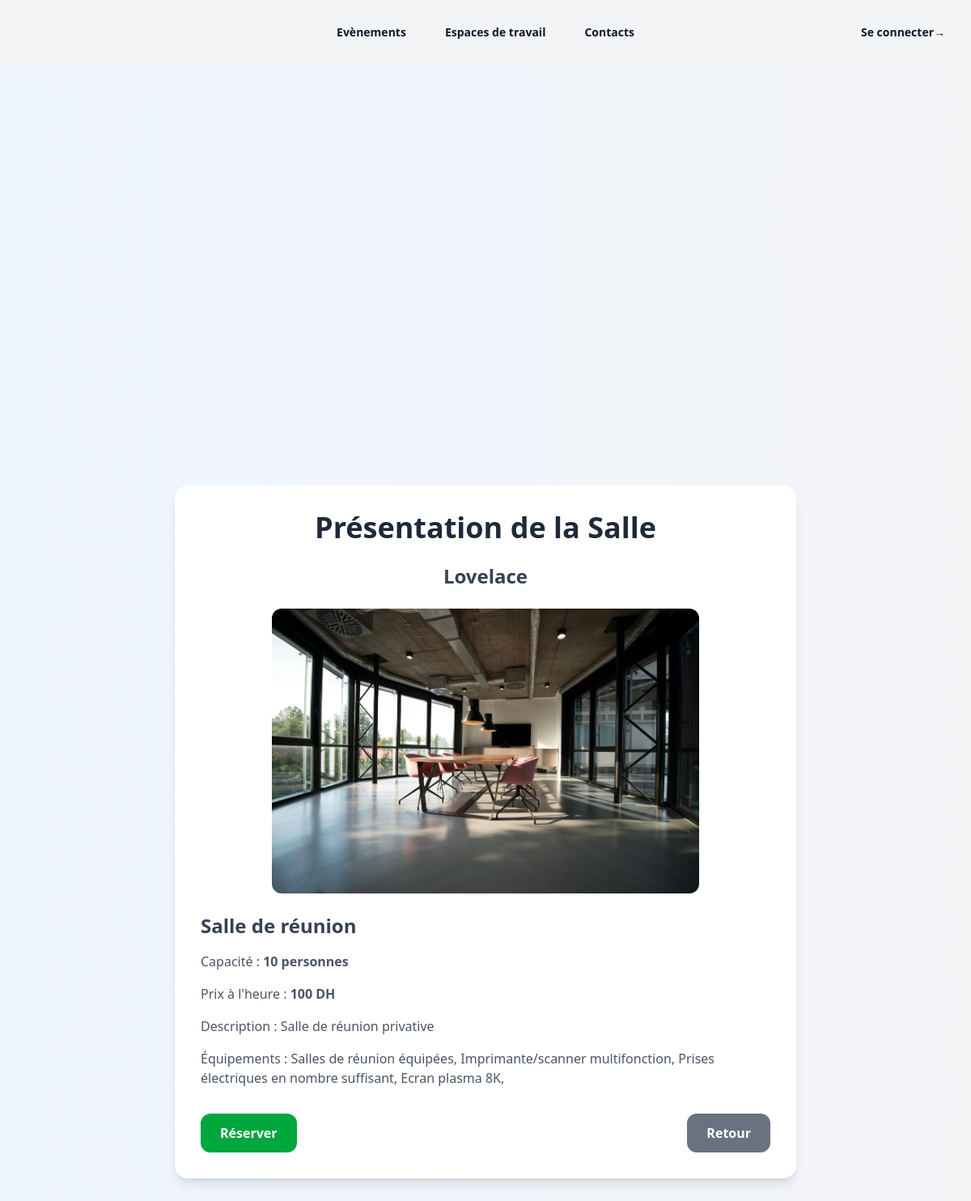
Screenshot of /Coworking/pages/salle_details.php?idd=14 with the database file from the repository.
### tables this page shows
CREATE TABLE IF NOT EXISTS `salle` (
  `id` int NOT NULL AUTO_INCREMENT,
  `nom` varchar(255) DEFAULT NULL,
  `description` varchar(255) DEFAULT NULL,
  `capacite` int DEFAULT NULL,
  `image` varchar(255) DEFAULT NULL,
  `price` double DEFAULT NULL,
  `type_id` int DEFAULT NULL,
  PRIMARY KEY (`id`),
  KEY `type_id` (`type_id`)
);

CREATE TABLE IF NOT EXISTS `type` (
  `id` int NOT NULL AUTO_INCREMENT,
  `nom` varchar(100) DEFAULT NULL,
  PRIMARY KEY (`id`)
);

CREATE TABLE IF NOT EXISTS `equipement` (
  `id` int NOT NULL AUTO_INCREMENT,
  `nom` varchar(255) DEFAULT NULL,
  PRIMARY KEY (`id`)
);

### Coworking/classe/Salle.php (called while the page is built, shortened)
<?php
require_once '../classe/Type.php';
require_once '../classe/Equipement.php';
class Salle {
    private int $id;
    private string $nom;
    private string $description;
    private int $capacite;
    private string $image;
    private float $price;
    private Type $type;
    private array $equipements = [];
    public function __construct(int $id, string $nom, string $description, int $capacite, string $image, float $price,Type $type) {
        $this->id = $id;
        $this->nom = $nom;
        $this->description = $description;
        $this->capacite = $capacite;
        $this->image = $image;
        $this->price = $price;
        $this->type = $type;
    }
    public function getId() {
        return $this->id;
    }
    public function getNom() {
        return $this->nom;
    }
    public function getDescription() {
        return $this->description;
    }
    public function getCapacite() {
        return $this->capacite;
    }
    public function getImage() {
        return $this->image;
    }
    public function getPrice() {
        return $this->price;
    }
    public function getType() {
        return $this->type;
    }
    public function ajouterEquipement(Equipement $equipement): void {
        $this->equipements[] = $equipement;
    }
    public function getEquipements(): array {
        return $this->equipements;
    }
    public static function getSalleById(int $id): ?Salle {
        $pdo = Database::connect();
        $stmt = $pdo->prepare("SELECT * FROM salle WHERE id = :id");
        $stmt->bindParam(':id', $id, PDO::PARAM_INT);
        $stmt->execute();
        $data = $stmt->fetch(PDO::FETCH_ASSOC);
        if ($data) {
            $type = Type::getTypeById($data['type_id']);
            $salle = new Salle($data['id'], $data['nom'],$data['description'],$data['capacite'],$data['image'], $data['price'], $type);
            $equipements = self::getEquipementsForSalle($id);
            foreach ($equipements as $equipementData) {
                $equipement = new Equipement($equipementData['id'], $equipementData['nom']);
                $salle->ajouterEquipement($equipement);
            }
            return $salle;
        }
        return null;
    }
    public static function getEquipementsForSalle(int $salleId): array {
        $pdo = Database::connect();
        $stmt = $pdo->prepare("
            SELECT equipement.* FROM equipement
            JOIN salle_equipement ON equipement.id = salle_equipement.equipement_id
            WHERE salle_equipement.salle_id = :salle_id
        ");
        $stmt->bindParam(':salle_id', $salleId, PDO::PARAM_INT);
        $stmt->execute();
        return $stmt->fetchAll(PDO::FETCH_ASSOC);
    }
}

### Coworking/classe/Type.php (called while the page is built, shortened)
<?php
require_once 'Salle.php';
class Type {
    private string $nom;
    public function __construct(int $id, string $nom) {
        $this->nom = $nom;
    }
    public function getNom() {
        return $this->nom;
    }
    public static function getTypeById(int $id): ?Type {
        $pdo = Database::connect();
        $stmt = $pdo->prepare("SELECT * FROM \ttype WHERE id = :id");
        $stmt->bindParam(':id', $id, PDO::PARAM_INT);
        $stmt->execute();
        $data = $stmt->fetch(PDO::FETCH_ASSOC);
        if ($data) {
            return new Type($data['id'], $data['nom']);
        }
        return null;
    }
}

### Coworking/classe/Equipement.php (called while the page is built, shortened)
<?php
class Equipement {
    private string $nom;
    public function __construct(int $id, string $nom) {
        $this->nom = $nom;
    }
    public function getNom() {
        return $this->nom;
    }
}

### Coworking/pages/salle_details.php (the view, shortened to what this page needs)
<?php
    require_once '../classe/Equipement.php';
    require_once '../classe/Salle.php';
    require_once '../classe/Type.php';
    $salle = null;
    if (isset($_GET['idd'])) {
          $salle = Salle::getSalleById(intval($_GET['idd']));
    }
?>
<?php
    $title = "Présentation Salle";
    include("../component/header.php");
?>
<div class="bg-gradient-to-r mx-auto from-blue-50 to-gray-100 min-h-screen flex items-center justify-center p-6">
    <div class="bg-white rounded-2xl shadow-lg w-full max-w-3xl p-8">
        <h1 class="text-4xl font-extrabold text-gray-800 mb-6 text-center">Présentation de la Salle</h1>
        <h2 class="text-2xl font-semibold text-gray-700 mb-6 text-center"><?= $salle ? htmlspecialchars($salle->getNom()):''?></h2>
        <img src="<?= $salle ? htmlspecialchars($salle->getImage()):''?>" alt="Photo de la salle" class="rounded-xl w-3/4 mx-auto object-cover mb-6">
        <div class="space-y-4">
            <h2 class="text-2xl font-semibold text-gray-700"><?= $salle ? htmlspecialchars($salle->getType()->getNom()):''?></h2>
            <p class="text-gray-600 text-md">Capacité : <strong><?= $salle ? htmlspecialchars($salle->getCapacite()):''?> personnes</strong></p>
            <p class="text-gray-600 text-md">Prix à l'heure : <strong><?= $salle ? htmlspecialchars($salle->getPrice()):''?> DH</strong></p>
            <p class="text-gray-600 text-md">Description : <?= $salle ? htmlspecialchars($salle->getDescription()):''?></p>
            <p class="text-gray-600 text-md">Équipements :
            <?php if (empty($salle->getEquipements())): ?><p>Aucun équipement disponible.</p>
                <?php else: ?>
                    <?php foreach ($salle->getEquipements() as $equipement): ?>
                        <?php echo htmlspecialchars($equipement->getNom().', '); ?>
                     <?php endforeach; ?>
                <?php endif; ?>
            </p>
        </div>
        <div class="flex justify-between mt-8">
            <a href="../pages/reservation.php?id=<?= $salle->getId()?>"><button class="bg-green-600 hover:bg-green-700 text-white py-3 px-6 rounded-xl focus:outline-none focus:ring-4 focus:ring-green-300 font-semibold">
                Réserver
            </button></a>
            <a href="../pages/workspace.php"><button class="bg-gray-500 hover:bg-gray-600 text-white py-3 px-6 rounded-xl focus:outline-none focus:ring-4 focus:ring-gray-300 font-semibold">
                Retour
            </button></a>
        </div>
    </div>
</div>
</body>
</html>

### Coworking/component/header.php (shortened to what this page needs)
<!DOCTYPE html>
<html lang="en">
<head>
    <script src="https://unpkg.com/@tailwindcss/browser@4"></script>
</head>
<body class="bg-gray-100">
    <div class="relative w-full h-full bg-cover bg-center">
        <header class="">
            <nav class="flex items-center justify-between p-6 lg:px-8" aria-label="Global">
            <div class="flex lg:flex-1">
                <a href="../index.php" class="-m-1.5 p-1.5">
                </a>
            </div>
            <div class="hidden lg:flex lg:gap-x-12">
                <a href="../pages/evenement_view.php" class="text-sm/6 font-semibold <?php echo ($title == 'Home') ? 'text-white' : 'text-gray-900'; ?>">Evènements</a>
                <a href="../pages/workspace.php" class="text-sm/6 font-semibold <?php echo ($title == 'Home') ? 'text-white' : 'text-gray-900'; ?>">Espaces de travail</a>
                <a href="#" class="text-sm/6 font-semibold <?php echo ($title == 'Home') ? 'text-white' : 'text-gray-900'; ?>">Contacts</a>
            </div>
            <div class="hidden lg:flex lg:flex-1 lg:justify-end">
                <a href="<?php echo !isset($_SESSION['user_id']) ? htmlspecialchars("../pages/sign_in.php") : htmlspecialchars("../pages/logout.php");?>" class="text-sm/6 font-semibold <?php echo ($title == 'Home') ? 'text-white' : 'text-gray-900'; ?>"><?php echo !isset($_SESSION['user_id']) ? htmlspecialchars("Se connecter") : htmlspecialchars("Se deconnecter"); ?><span aria-hidden="true">&rarr;</span></a>
            </div>
            </nav>
        </header>

### rows the page displays
salle: nom "Lovelace", image (picture), capacite "10", price "100", description "Salle de réunion privative"
type: nom "Salle de réunion"
equipement: nom "Salles de réunion équipées,"
equipement: nom "Imprimante/scanner multifonction,"
equipement: nom "Prises électriques en nombre suffisant,"
equipement: nom "Ecran plasma 8K,"
